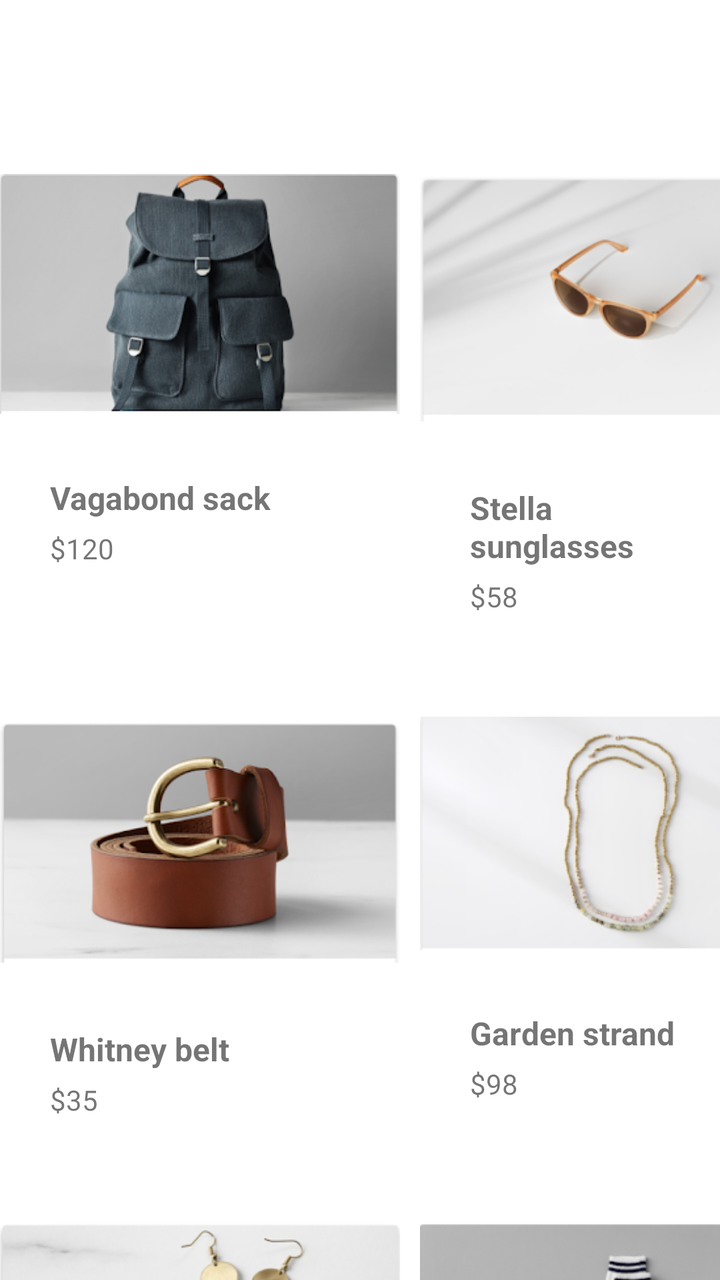
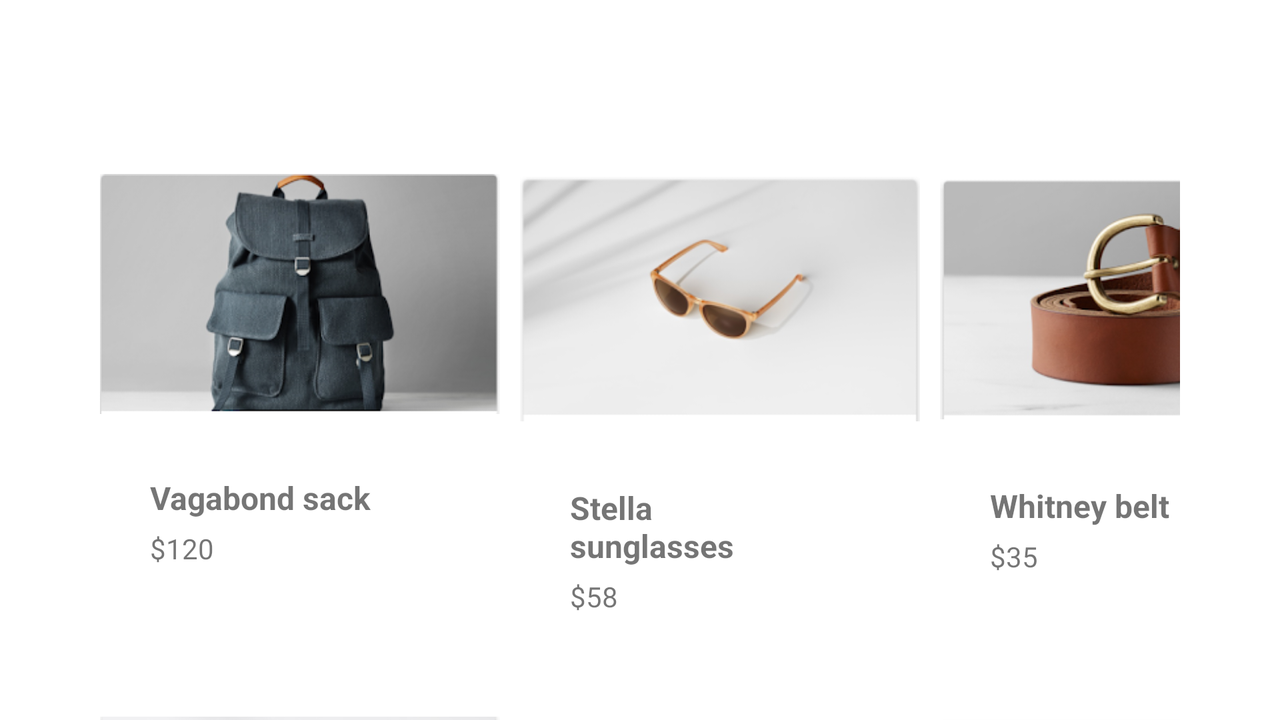

The same Android screen from two of the app's own layout files: first res/layout/ as a phone draws it, then the repository's variant for another configuration, drawn on a device whose configuration selects that folder. Both files follow.
<!-- AndroidManifest.xml: application theme Theme.HelloLayout19110322 -->
<!-- res/layout/main_activity.xml -->
<?xml version="1.0" encoding="utf-8"?>
<androidx.coordinatorlayout.widget.CoordinatorLayout xmlns:android="http://schemas.android.com/apk/res/android"
    xmlns:tools="http://schemas.android.com/tools"
    xmlns:app="http://schemas.android.com/apk/res-auto"


    android:layout_width="match_parent"
    android:layout_height="match_parent">

    <androidx.core.widget.NestedScrollView
        android:id="@+id/product_grid"
        android:layout_width="match_parent"
        android:layout_height="wrap_content"
        android:layout_marginTop="56dp"
        app:layout_behavior="com.google.android.material.appbar.AppBarLayout$ScrollingViewBehavior">


        <TableLayout
            android:layout_width="match_parent"
            android:layout_height="wrap_content">

            <TableRow
                android:layout_width="match_parent"
                android:layout_height="match_parent">

                <LinearLayout
                    android:layout_width="200dp"
                    android:layout_height="match_parent"
                    android:layout_marginEnd="10dp"
                    android:layout_marginBottom="20dp"
                    android:orientation="vertical">

                    <ImageView
                        android:id="@+id/imageView1"
                        android:layout_width="match_parent"
                        android:layout_height="wrap_content"
                        android:src="@drawable/bag"
                        android:contentDescription="TODO" />

                    <LinearLayout
                        android:layout_width="match_parent"
                        android:layout_height="match_parent"
                        android:orientation="vertical">

                        <TextView
                            android:id="@+id/ProViewName1"
                            android:layout_width="120dp"
                            android:layout_height="wrap_content"
                            android:layout_marginLeft="25dp"
                            android:layout_marginRight="25dp"
                            android:gravity="center_horizontal"
                            android:text="Vagabond sack"
                            android:textAlignment="viewStart"
                            android:textSize="16sp"
                            android:textStyle="bold" />

                        <TextView
                            android:id="@+id/ProViewPrice1"
                            android:layout_width="118dp"
                            android:layout_height="wrap_content"
                            android:layout_marginLeft="25dp"
                            android:layout_marginTop="5dp"
                            android:layout_marginRight="25dp"
                            android:gravity="center_horizontal"
                            android:text="$120"
                            android:textAlignment="viewStart" />
                    </LinearLayout>
                </LinearLayout>

                <LinearLayout
                    android:layout_width="200dp"
                    android:layout_height="match_parent"
                    android:layout_marginRight="10dp"
                    android:layout_marginBottom="20dp"
                    android:orientation="vertical">

                    <LinearLayout
                        android:layout_width="match_parent"
                        android:layout_height="match_parent"
                        android:orientation="vertical">

                        <ImageView
                            android:id="@+id/imageView2"
                            android:layout_width="match_parent"
                            android:layout_height="wrap_content"
                            android:src="@drawable/sunglass" />

                        <TextView
                            android:id="@+id/ProViewName2"
                            android:layout_width="120dp"
                            android:layout_height="wrap_content"
                            android:layout_marginLeft="25dp"
                            android:layout_marginRight="25dp"
                            android:gravity="center_horizontal"
                            android:text="Stella sunglasses"
                            android:textAlignment="viewStart"
                            android:textSize="16sp"
                            android:textStyle="bold" />

                        <TextView
                            android:id="@+id/ProViewPrice2"
                            android:layout_width="118dp"
                            android:layout_height="wrap_content"
                            android:layout_marginLeft="25dp"
                            android:layout_marginTop="5dp"
                            android:layout_marginRight="25dp"
                            android:gravity="center_horizontal"
                            android:text="$58"
                            android:textAlignment="viewStart" />
                    </LinearLayout>
                </LinearLayout>

            </TableRow>

            <TableRow
                android:layout_width="match_parent"
                android:layout_height="match_parent">

                <LinearLayout
                    android:layout_width="200dp"
                    android:layout_height="match_parent"
                    android:layout_marginRight="10dp"
                    android:layout_marginBottom="20dp"
                    android:orientation="vertical">

                    <ImageView
                        android:id="@+id/imageView3"
                        android:layout_width="match_parent"
                        android:layout_height="wrap_content"
                        android:src="@drawable/belt" />

                    <LinearLayout
                        android:layout_width="match_parent"
                        android:layout_height="match_parent"
                        android:orientation="vertical">

                        <TextView
                            android:id="@+id/ProViewName3"
                            android:layout_width="120dp"
                            android:layout_height="wrap_content"
                            android:layout_marginLeft="25dp"
                            android:layout_marginRight="25dp"
                            android:gravity="center_horizontal"
                            android:text="Whitney belt"
                            android:textAlignment="viewStart"
                            android:textSize="16sp"
                            android:textStyle="bold" />

                        <TextView
                            android:id="@+id/ProViewPrice3"
                            android:layout_width="118dp"
                            android:layout_height="wrap_content"
                            android:layout_marginLeft="25dp"
                            android:layout_marginTop="5dp"
                            android:layout_marginRight="25dp"
                            android:gravity="center_horizontal"
                            android:text="$35"
                            android:textAlignment="viewStart" />
                    </LinearLayout>
                </LinearLayout>

                <LinearLayout
                    android:layout_width="200dp"
                    android:layout_height="match_parent"
                    android:layout_marginRight="10dp"
                    android:layout_marginBottom="20dp"
                    android:orientation="vertical">

                    <ImageView
                        android:id="@+id/imageView4"
                        android:layout_width="match_parent"
                        android:layout_height="wrap_content"
                        android:src="@drawable/ring"
                        tools:ignore="ImageContrastCheck" />

                    <LinearLayout
                        android:layout_width="match_parent"
                        android:layout_height="match_parent"
                        android:orientation="vertical">

                        <TextView
                            android:id="@+id/ProViewName4"
                            android:layout_width="120dp"
                            android:layout_height="wrap_content"
                            android:layout_marginLeft="25dp"
                            android:layout_marginRight="25dp"
                            android:gravity="center_horizontal"
                            android:text="Garden strand"
                            android:textAlignment="viewStart"
                            android:textSize="16sp"
                            android:textStyle="bold" />

                        <TextView
                            android:id="@+id/ProViewPrice4"
                            android:layout_width="118dp"
                            android:layout_height="wrap_content"
                            android:layout_marginLeft="25dp"
                            android:layout_marginTop="5dp"
                            android:layout_marginRight="25dp"
                            android:gravity="center_horizontal"
                            android:text="$98"
                            android:textAlignment="viewStart" />
                    </LinearLayout>
                </LinearLayout>

            </TableRow>

            <TableRow
                android:layout_width="match_parent"
                android:layout_height="56dp">

                <LinearLayout
                    android:layout_width="200dp"
                    android:layout_height="match_parent"
                    android:layout_marginRight="10dp"
                    android:layout_marginBottom="20dp"
                    android:orientation="vertical">

                    <ImageView
                        android:id="@+id/imageView5"
                        android:layout_width="match_parent"
                        android:layout_height="wrap_content"
                        android:src="@drawable/thing" />

                    <LinearLayout
                        android:layout_width="match_parent"
                        android:layout_height="match_parent"
                        android:orientation="vertical">

                        <TextView
                            android:id="@+id/ProViewName5"
                            android:layout_width="120dp"
                            android:layout_height="wrap_content"
                            android:layout_marginLeft="25dp"
                            android:layout_marginRight="25dp"
                            android:gravity="center_horizontal"
                            android:text="Strut earring"
                            android:textAlignment="viewStart"
                            android:textSize="16sp"
                            android:textStyle="bold" />

                        <TextView
                            android:id="@+id/ProViewPrice5"
                            android:layout_width="118dp"
                            android:layout_height="wrap_content"
                            android:layout_marginLeft="25dp"
                            android:layout_marginTop="5dp"
                            android:layout_marginRight="25dp"
                            android:gravity="center_horizontal"
                            android:text="$34"
                            android:textAlignment="viewStart" />
                    </LinearLayout>
                </LinearLayout>

                <LinearLayout
                    android:layout_width="200dp"
                    android:layout_height="match_parent"
                    android:layout_marginRight="10dp"
                    android:layout_marginBottom="20dp"
                    android:orientation="vertical">

                    <ImageView
                        android:id="@+id/imageView6"
                        android:layout_width="match_parent"
                        android:layout_height="wrap_content"
                        android:src="@drawable/resource_short" />

                    <LinearLayout
                        android:layout_width="match_parent"
                        android:layout_height="match_parent"
                        android:orientation="vertical">

                        <TextView
                            android:id="@+id/ProViewName6"
                            android:layout_width="120dp"
                            android:layout_height="wrap_content"
                            android:layout_marginLeft="25dp"
                            android:layout_marginRight="25dp"
                            android:gravity="center_horizontal"
                            android:text="Varsity socks"
                            android:textAlignment="viewStart"
                            android:textSize="16sp"
                            android:textStyle="bold" />

                        <TextView
                            android:id="@+id/ProViewPrice6"
                            android:layout_width="118dp"
                            android:layout_height="wrap_content"
                            android:layout_marginLeft="25dp"
                            android:layout_marginTop="5dp"
                            android:layout_marginRight="25dp"
                            android:gravity="center_horizontal"
                            android:text="$12"
                            android:textAlignment="viewStart" />
                    </LinearLayout>
                </LinearLayout>

            </TableRow>

        </TableLayout>
    </androidx.core.widget.NestedScrollView>


</androidx.coordinatorlayout.widget.CoordinatorLayout>
<!-- resources referenced by this layout -->
<resources>
  <!-- drawable bag: png bitmap (drawable, 69922 bytes) -->
  <!-- drawable belt: png bitmap (drawable, 61229 bytes) -->
  <!-- drawable resource_short: png bitmap (drawable, 38488 bytes) -->
  <!-- drawable ring: png bitmap (drawable, 36892 bytes) -->
  <!-- drawable sunglass: png bitmap (drawable, 31588 bytes) -->
  <!-- drawable thing: png bitmap (drawable, 57479 bytes) -->
  <style name="Theme.HelloLayout19110322" parent="Theme.MaterialComponents.DayNight.DarkActionBar">
          
          <item name="colorPrimary">@color/purple_500</item>
          <item name="colorPrimaryVariant">@color/purple_700</item>
          <item name="colorOnPrimary">@color/white</item>
          
          <item name="colorSecondary">@color/teal_200</item>
          <item name="colorSecondaryVariant">@color/teal_700</item>
          <item name="colorOnSecondary">@color/black</item>
          
          <item name="android:statusBarColor" tools:targetApi="l">?attr/colorPrimaryVariant</item>
          
      </style>
</resources>
<!-- res/layout-land/main_activity.xml (the repository's variant of the layout above) -->
<!-- drawn on the phone turned sideways -->
<?xml version="1.0" encoding="utf-8"?>
<androidx.coordinatorlayout.widget.CoordinatorLayout xmlns:android="http://schemas.android.com/apk/res/android"
    xmlns:tools="http://schemas.android.com/tools"
    xmlns:app="http://schemas.android.com/apk/res-auto"


    android:layout_width="match_parent"
    android:layout_height="match_parent">

    <androidx.core.widget.NestedScrollView
        android:id="@+id/product_grid"
        android:layout_width="match_parent"
        android:layout_height="wrap_content"
        android:layout_marginTop="56dp"
        app:layout_behavior="com.google.android.material.appbar.AppBarLayout$ScrollingViewBehavior">


        <TableLayout
            android:layout_width="match_parent"
            android:layout_height="wrap_content">

            <TableRow
                android:layout_width="match_parent"
                android:layout_height="match_parent"
                android:layout_marginLeft="50dp"
                android:layout_marginRight="50dp">

                <LinearLayout
                    android:layout_width="200dp"
                    android:layout_height="match_parent"
                    android:layout_marginEnd="10dp"
                    android:layout_marginBottom="20dp"
                    android:orientation="vertical">

                    <ImageView
                        android:id="@+id/imageView1"
                        android:layout_width="match_parent"
                        android:layout_height="wrap_content"
                        android:contentDescription="TODO"
                        android:src="@drawable/bag" />

                    <LinearLayout
                        android:layout_width="match_parent"
                        android:layout_height="match_parent"
                        android:orientation="vertical">

                        <TextView
                            android:id="@+id/ProViewName1"
                            android:layout_width="120dp"
                            android:layout_height="wrap_content"
                            android:layout_marginLeft="25dp"
                            android:layout_marginRight="25dp"
                            android:gravity="center_horizontal"
                            android:text="Vagabond sack"
                            android:textAlignment="viewStart"
                            android:textSize="16sp"
                            android:textStyle="bold" />

                        <TextView
                            android:id="@+id/ProViewPrice1"
                            android:layout_width="118dp"
                            android:layout_height="wrap_content"
                            android:layout_marginLeft="25dp"
                            android:layout_marginTop="5dp"
                            android:layout_marginRight="25dp"
                            android:gravity="center_horizontal"
                            android:text="$120"
                            android:textAlignment="viewStart" />
                    </LinearLayout>
                </LinearLayout>

                <LinearLayout
                    android:layout_width="200dp"
                    android:layout_height="match_parent"
                    android:layout_marginRight="10dp"
                    android:layout_marginBottom="20dp"
                    android:orientation="vertical">

                    <LinearLayout
                        android:layout_width="match_parent"
                        android:layout_height="match_parent"
                        android:orientation="vertical">

                        <ImageView
                            android:id="@+id/imageView2"
                            android:layout_width="match_parent"
                            android:layout_height="wrap_content"
                            android:src="@drawable/sunglass" />

                        <TextView
                            android:id="@+id/ProViewName2"
                            android:layout_width="120dp"
                            android:layout_height="wrap_content"
                            android:layout_marginLeft="25dp"
                            android:layout_marginRight="25dp"
                            android:gravity="center_horizontal"
                            android:text="Stella sunglasses"
                            android:textAlignment="viewStart"
                            android:textSize="16sp"
                            android:textStyle="bold" />

                        <TextView
                            android:id="@+id/ProViewPrice2"
                            android:layout_width="118dp"
                            android:layout_height="wrap_content"
                            android:layout_marginLeft="25dp"
                            android:layout_marginTop="5dp"
                            android:layout_marginRight="25dp"
                            android:gravity="center_horizontal"
                            android:text="$58"
                            android:textAlignment="viewStart" />
                    </LinearLayout>
                </LinearLayout>

                <LinearLayout
                    android:layout_width="200dp"
                    android:layout_height="match_parent"
                    android:layout_marginRight="10dp"
                    android:layout_marginBottom="20dp"
                    android:orientation="vertical">

                    <ImageView
                        android:id="@+id/imageView3"
                        android:layout_width="match_parent"
                        android:layout_height="wrap_content"
                        android:src="@drawable/belt" />

                    <LinearLayout
                        android:layout_width="match_parent"
                        android:layout_height="match_parent"
                        android:orientation="vertical">

                        <TextView
                            android:id="@+id/ProViewName3"
                            android:layout_width="120dp"
                            android:layout_height="wrap_content"
                            android:layout_marginLeft="25dp"
                            android:layout_marginRight="25dp"
                            android:gravity="center_horizontal"
                            android:text="Whitney belt"
                            android:textAlignment="viewStart"
                            android:textSize="16sp"
                            android:textStyle="bold" />

                        <TextView
                            android:id="@+id/ProViewPrice3"
                            android:layout_width="118dp"
                            android:layout_height="wrap_content"
                            android:layout_marginLeft="25dp"
                            android:layout_marginTop="5dp"
                            android:layout_marginRight="25dp"
                            android:gravity="center_horizontal"
                            android:text="$35"
                            android:textAlignment="viewStart" />
                    </LinearLayout>
                </LinearLayout>

            </TableRow>

            <TableRow
                android:layout_width="match_parent"
                android:layout_height="match_parent"
                android:layout_marginLeft="50dp"
                android:layout_marginRight="50dp">

                <LinearLayout
                    android:layout_width="200dp"
                    android:layout_height="match_parent"
                    android:layout_marginRight="10dp"
                    android:layout_marginBottom="20dp"
                    android:orientation="vertical">

                    <ImageView
                        android:id="@+id/imageView4"
                        android:layout_width="match_parent"
                        android:layout_height="wrap_content"
                        android:src="@drawable/ring"
                        tools:ignore="ImageContrastCheck" />

                    <LinearLayout
                        android:layout_width="match_parent"
                        android:layout_height="match_parent"
                        android:orientation="vertical">

                        <TextView
                            android:id="@+id/ProViewName4"
                            android:layout_width="120dp"
                            android:layout_height="wrap_content"
                            android:layout_marginLeft="25dp"
                            android:layout_marginRight="25dp"
                            android:gravity="center_horizontal"
                            android:text="Garden strand"
                            android:textAlignment="viewStart"
                            android:textSize="16sp"
                            android:textStyle="bold" />

                        <TextView
                            android:id="@+id/ProViewPrice4"
                            android:layout_width="118dp"
                            android:layout_height="wrap_content"
                            android:layout_marginLeft="25dp"
                            android:layout_marginTop="5dp"
                            android:layout_marginRight="25dp"
                            android:gravity="center_horizontal"
                            android:text="$98"
                            android:textAlignment="viewStart" />
                    </LinearLayout>
                </LinearLayout>

                <LinearLayout
                    android:layout_width="200dp"
                    android:layout_height="match_parent"
                    android:layout_marginRight="10dp"
                    android:layout_marginBottom="20dp"
                    android:orientation="vertical">

                    <ImageView
                        android:id="@+id/imageView5"
                        android:layout_width="match_parent"
                        android:layout_height="wrap_content"
                        android:src="@drawable/thing" />

                    <LinearLayout
                        android:layout_width="match_parent"
                        android:layout_height="match_parent"
                        android:orientation="vertical">

                        <TextView
                            android:id="@+id/ProViewName5"
                            android:layout_width="120dp"
                            android:layout_height="wrap_content"
                            android:layout_marginLeft="25dp"
                            android:layout_marginRight="25dp"
                            android:gravity="center_horizontal"
                            android:text="Strut earring"
                            android:textAlignment="viewStart"
                            android:textSize="16sp"
                            android:textStyle="bold" />

                        <TextView
                            android:id="@+id/ProViewPrice5"
                            android:layout_width="118dp"
                            android:layout_height="wrap_content"
                            android:layout_marginLeft="25dp"
                            android:layout_marginTop="5dp"
                            android:layout_marginRight="25dp"
                            android:gravity="center_horizontal"
                            android:text="$34"
                            android:textAlignment="viewStart" />
                    </LinearLayout>
                </LinearLayout>

                <LinearLayout
                    android:layout_width="200dp"
                    android:layout_height="match_parent"
                    android:layout_marginRight="10dp"
                    android:layout_marginBottom="20dp"
                    android:orientation="vertical">

                    <ImageView
                        android:id="@+id/imageView6"
                        android:layout_width="match_parent"
                        android:layout_height="wrap_content"
                        android:src="@drawable/resource_short" />

                    <LinearLayout
                        android:layout_width="match_parent"
                        android:layout_height="match_parent"
                        android:orientation="vertical">

                        <TextView
                            android:id="@+id/ProViewName6"
                            android:layout_width="120dp"
                            android:layout_height="wrap_content"
                            android:layout_marginLeft="25dp"
                            android:layout_marginRight="25dp"
                            android:gravity="center_horizontal"
                            android:text="Varsity socks"
                            android:textAlignment="viewStart"
                            android:textSize="16sp"
                            android:textStyle="bold" />

                        <TextView
                            android:id="@+id/ProViewPrice6"
                            android:layout_width="118dp"
                            android:layout_height="wrap_content"
                            android:layout_marginLeft="25dp"
                            android:layout_marginTop="5dp"
                            android:layout_marginRight="25dp"
                            android:gravity="center_horizontal"
                            android:text="$12"
                            android:textAlignment="viewStart" />
                    </LinearLayout>
                </LinearLayout>

            </TableRow>

        </TableLayout>
    </androidx.core.widget.NestedScrollView>


</androidx.coordinatorlayout.widget.CoordinatorLayout>
